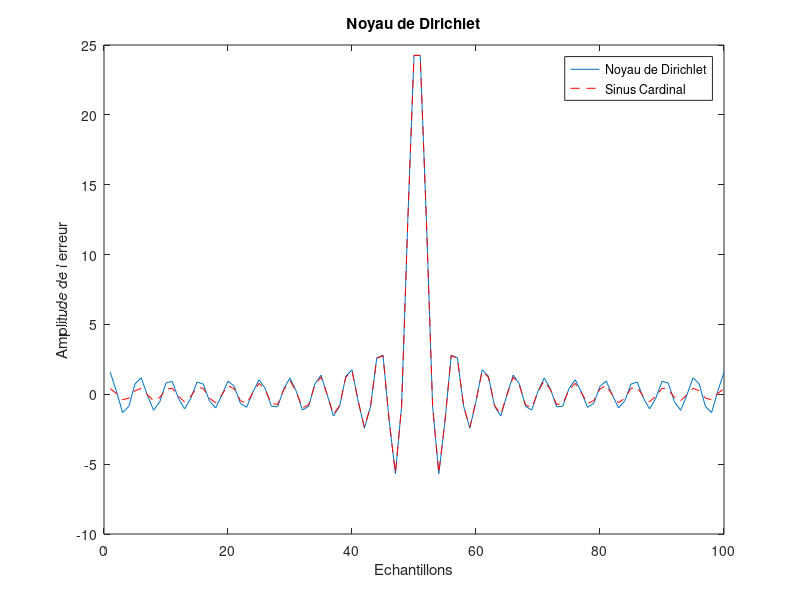

Recreate this plot in MATLAB.
close all;clear;clc

%%% Ce script montre la caractérisation d'une erreur convolutive dans le
%%% cas d'une TFD en utilisant la méthode du périodogramme avec une fenêtre
%%% de troncature rectangulaire. En somme, elle montre la forme d'un noyau
%%% de Dirichlet.
%%%
%%% Compare également le noyau de Dirichlet au Sinus Cardinal, deux
%%% fonctions similaires mais à ne pas confondre.

N = 100;
f_tilde = linspace(-pi/4,pi/4,N);
err = sin(pi*f_tilde*N)./sin(pi*f_tilde);
sinc_e = sin(pi*f_tilde*N)./(pi*f_tilde);

figure;
plot(err);
hold on
plot(sinc_e,'r--');
xlabel('Echantillons')
ylabel('Amplitude de l erreur')
title('Noyau de Dirichlet')
legend('Noyau de Dirichlet','Sinus Cardinal')